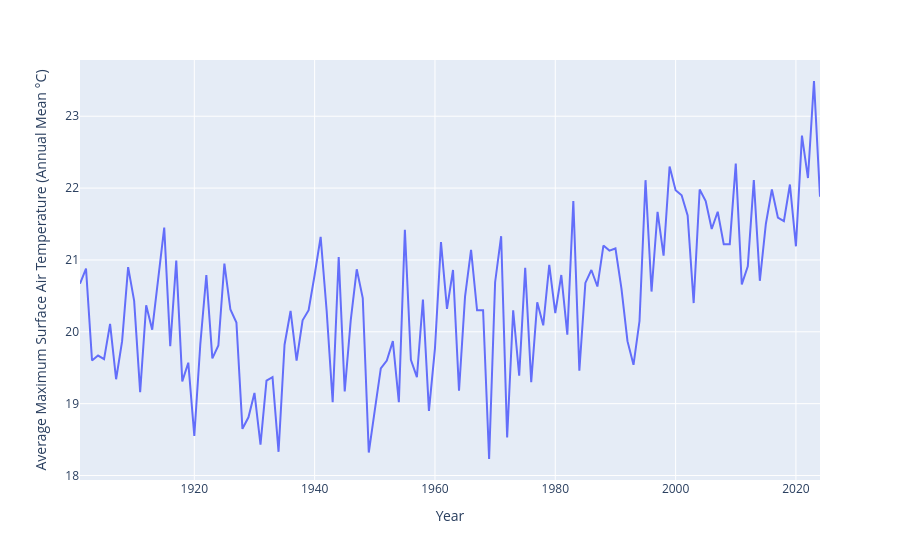
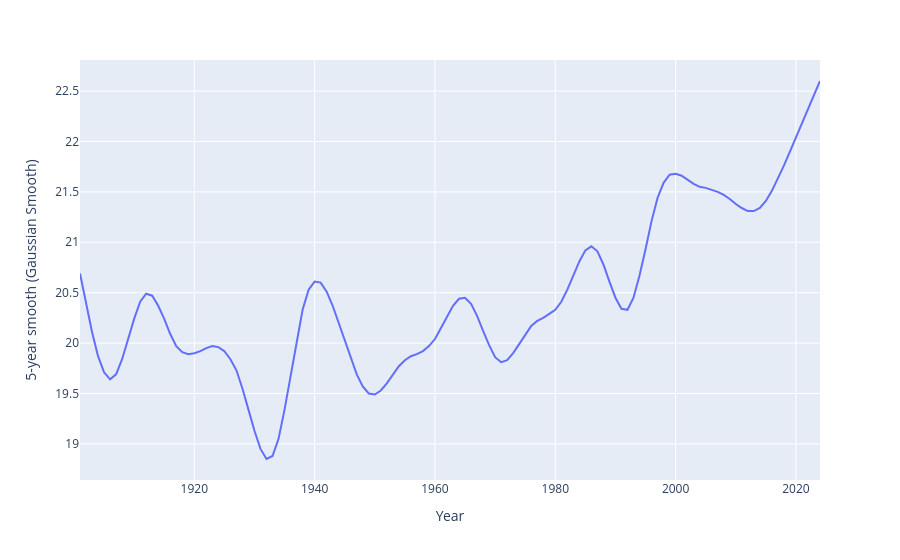
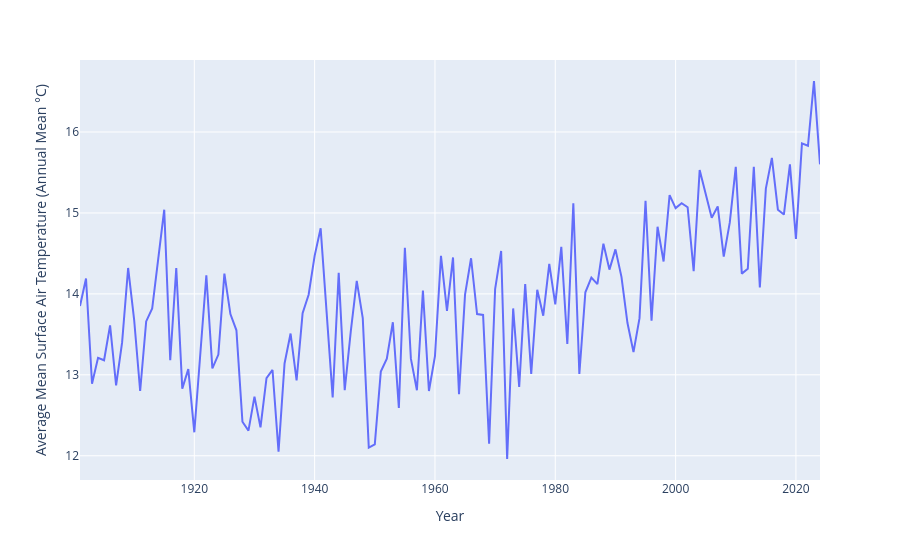
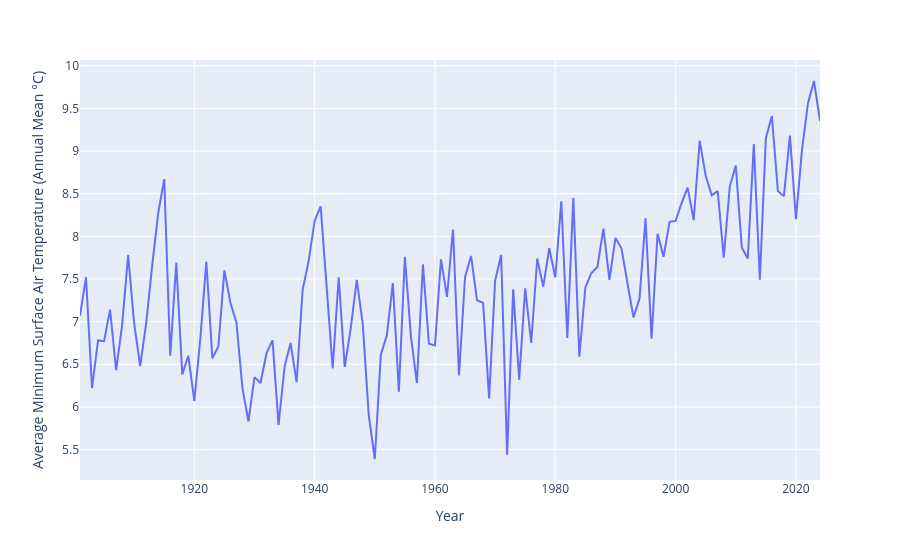

These figures' notebook cell, in order:
### Code cell
data1 = data1.rename(columns={'Category':'Year'})
import plotly.express as px
parametr = [
    'Average Maximum Surface Air Temperature (Annual Mean °C)',
    '5-year smooth (Gaussian Smooth)',
    'Average Mean Surface Air Temperature (Annual Mean °C)',
    'Average Minimum Surface Air Temperature (Annual Mean °C)',
    'Precipitation (Annual Mean mm)'
]
for d in parametr:
    fig = px.line(data1, x='Year', y=d)
    fig.show()
